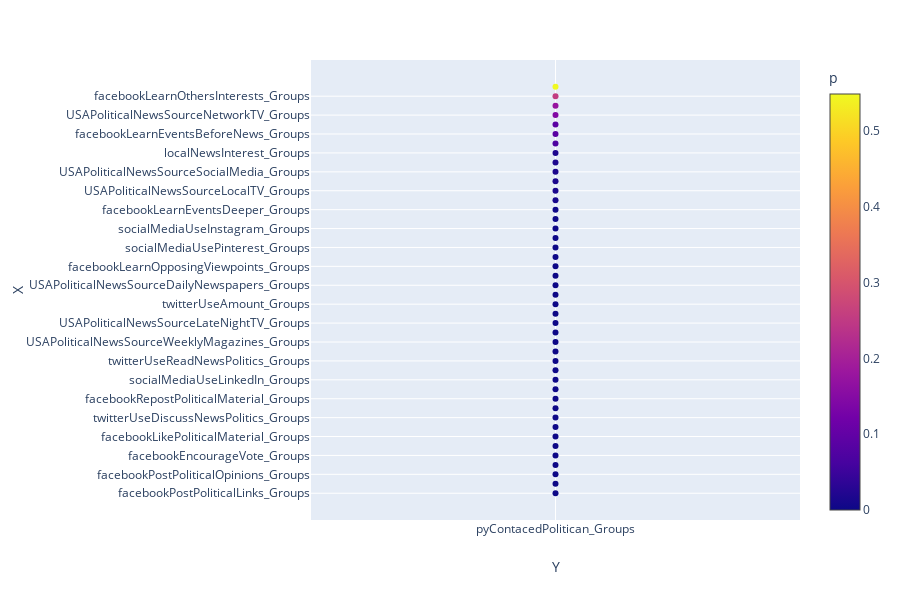

The notebook cell saved with this chart:
### Code cell
fig = px.scatter(contacedpolitican_media, x="Y", y="X", color="p",
                 hover_name="X", size_max=60)
fig.update_xaxes(type='category')
fig.show()

### Figure 1 — Plotly figure (JSON) as saved in the notebook; plotly's stock layout.template omitted (floating-point values rounded to 4 significant figures)
{"data": [{"hoverlabel": {"namelength": 0}, "hovertemplate": "<b>%{hovertext}</b><br><br>Y=%{x}<br>X=%{y}<br>p=%{marker.color}", "hovertext": ["facebookPostPoliticalLinks_Groups", "socialMediaUseMyspace_Groups", "facebookPostPoliticalOpinions_Groups", "facebookEncouragePoliticalAction_Groups", "facebookEncourageVote_Groups", "socialMediaUseFoursquare_Groups", "facebookLikePoliticalMaterial_Groups", "twitterUseShareNewsPolitics_Groups", "twitterUseDiscussNewsPolitics_Groups", "politicalNewsInterest_Groups", "facebookRepostPoliticalMaterial_Groups", "socialMediaUseReddit_Groups", "socialMediaUseLinkedIn_Groups", "internationalNewsInterest_Groups", "twitterUseReadNewsPolitics_Groups", "USAPoliticalNewsSourceComedyTV_Groups", "USAPoliticalNewsSourceWeeklyMagazines_Groups", "nationalNewsInterest_Groups", "USAPoliticalNewsSourceLateNightTV_Groups", "socialMediaUseGooglePlus_Groups", "twitterUseAmount_Groups", "USAPoliticalNewsSourceRadio_Groups", "USAPoliticalNewsSourceDailyNewspapers_Groups", "facebookFollowPoliticalLinks_Groups", "facebookLearnOpposingViewpoints_Groups", "USAPoliticalNewsCableTV_Groups", "socialMediaUsePinterest_Groups", "socialMediaUseTwitter_Groups", "socialMediaUseInstagram_Groups", "facebookLearnEvents_Groups", "facebookLearnEventsDeeper_Groups", "facebookUseAmount_Groups", "USAPoliticalNewsSourceLocalTV_Groups", "facebookOutOfTouchIfNotUsed_Groups", "USAPoliticalNewsSourceSocialMedia_Groups", "socialMediaUseFacebook_Groups", "localNewsInterest_Groups", "facebookUnderstandSociety_Groups", "facebookLearnEventsBeforeNews_Groups", "facebookDailyRoutine_Groups", "USAPoliticalNewsSourceNetworkTV_Groups", "socialMediaUseYouTube_Groups", "facebookLearnOthersInterests_Groups", "facebookUpsetIfShutdown_Groups"], "legendgroup": "", "marker": {"color": [1.516e-33, 2.502e-30, 1.664e-28, 5.659e-24, 2.045e-23, 1.215e-22, 3.462e-22, 8.292e-22, 1.98e-21, 2.351e-21, 3.504e-21, 2.619e-20, 6.67e-18, 9.87e-14, 2.449e-13, 6.517e-12, 2.418e-11, 4.788e-11, 9.785e-11, 4.296e-10, 2.492e-08, 4.004e-08, 8.836e-08, 1.379e-07, 2.385e-06, 5.305e-05, 9.028e-05, 0.0001218, 0.0007918, 0.0008684, 0.002302, 0.01124, 0.01454, 0.01537, 0.01637, 0.01706, 0.01843, 0.07234, 0.08844, 0.08929, 0.1456, 0.174, 0.2546, 0.549], "coloraxis": "coloraxis", "symbol": "circle"}, "mode": "markers", "name": "", "showlegend": false, "type": "scatter", "x": ["pyContacedPolitican_Groups", "pyContacedPolitican_Groups", "pyContacedPolitican_Groups", "pyContacedPolitican_Groups", "pyContacedPolitican_Groups", "pyContacedPolitican_Groups", "pyContacedPolitican_Groups", "pyContacedPolitican_Groups", "pyContacedPolitican_Groups", "pyContacedPolitican_Groups", "pyContacedPolitican_Groups", "pyContacedPolitican_Groups", "pyContacedPolitican_Groups", "pyContacedPolitican_Groups", "pyContacedPolitican_Groups", "pyContacedPolitican_Groups", "pyContacedPolitican_Groups", "pyContacedPolitican_Groups", "pyContacedPolitican_Groups", "pyContacedPolitican_Groups", "pyContacedPolitican_Groups", "pyContacedPolitican_Groups", "pyContacedPolitican_Groups", "pyContacedPolitican_Groups", "pyContacedPolitican_Groups", "pyContacedPolitican_Groups", "pyContacedPolitican_Groups", "pyContacedPolitican_Groups", "pyContacedPolitican_Groups", "pyContacedPolitican_Groups", "pyContacedPolitican_Groups", "pyContacedPolitican_Groups", "pyContacedPolitican_Groups", "pyContacedPolitican_Groups", "pyContacedPolitican_Groups", "pyContacedPolitican_Groups", "pyContacedPolitican_Groups", "pyContacedPolitican_Groups", "pyContacedPolitican_Groups", "pyContacedPolitican_Groups", "pyContacedPolitican_Groups", "pyContacedPolitican_Groups", "pyContacedPolitican_Groups", "pyContacedPolitican_Groups"], "xaxis": "x", "y": ["facebookPostPoliticalLinks_Groups", "socialMediaUseMyspace_Groups", "facebookPostPoliticalOpinions_Groups", "facebookEncouragePoliticalAction_Groups", "facebookEncourageVote_Groups", "socialMediaUseFoursquare_Groups", "facebookLikePoliticalMaterial_Groups", "twitterUseShareNewsPolitics_Groups", "twitterUseDiscussNewsPolitics_Groups", "politicalNewsInterest_Groups", "facebookRepostPoliticalMaterial_Groups", "socialMediaUseReddit_Groups", "socialMediaUseLinkedIn_Groups", "internationalNewsInterest_Groups", "twitterUseReadNewsPolitics_Groups", "USAPoliticalNewsSourceComedyTV_Groups", "USAPoliticalNewsSourceWeeklyMagazines_Groups", "nationalNewsInterest_Groups", "USAPoliticalNewsSourceLateNightTV_Groups", "socialMediaUseGooglePlus_Groups", "twitterUseAmount_Groups", "USAPoliticalNewsSourceRadio_Groups", "USAPoliticalNewsSourceDailyNewspapers_Groups", "facebookFollowPoliticalLinks_Groups", "facebookLearnOpposingViewpoints_Groups", "USAPoliticalNewsCableTV_Groups", "socialMediaUsePinterest_Groups", "socialMediaUseTwitter_Groups", "socialMediaUseInstagram_Groups", "facebookLearnEvents_Groups", "facebookLearnEventsDeeper_Groups", "facebookUseAmount_Groups", "USAPoliticalNewsSourceLocalTV_Groups", "facebookOutOfTouchIfNotUsed_Groups", "USAPoliticalNewsSourceSocialMedia_Groups", "socialMediaUseFacebook_Groups", "localNewsInterest_Groups", "facebookUnderstandSociety_Groups", "facebookLearnEventsBeforeNews_Groups", "facebookDailyRoutine_Groups", "USAPoliticalNewsSourceNetworkTV_Groups", "socialMediaUseYouTube_Groups", "facebookLearnOthersInterests_Groups", "facebookUpsetIfShutdown_Groups"], "yaxis": "y"}], "layout": {"coloraxis": {"colorbar": {"title": {"text": "p"}}, "colorscale": [[0, "#0d0887"], [0.1111, "#46039f"], [0.2222, "#7201a8"], [0.3333, "#9c179e"], [0.4444, "#bd3786"], [0.5556, "#d8576b"], [0.6667, "#ed7953"], [0.7778, "#fb9f3a"], [0.8889, "#fdca26"], [1, "#f0f921"]]}, "height": 600, "legend": {"tracegroupgap": 0}, "margin": {"t": 60}, "xaxis": {"anchor": "y", "domain": [0, 0.98], "title": {"text": "Y"}, "type": "category"}, "yaxis": {"anchor": "x", "domain": [0, 1], "title": {"text": "X"}}}}
